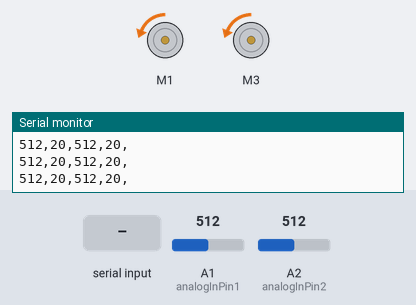
Simulated run of this sketch. Board: Arduino Uno, built with avr-gcc and run on an emulated ATmega328P. Shown: 2 × DC motor (green arrow = forward, orange = backward, longer = faster), the last lines printed to the serial monitor. Inputs (shaded band) come from the test bench; at power-on: A1 (analogInPin1) = 512, A2 (analogInPin2) = 512.

Above: at 1.2 s.
1.3 s: A1 (analogInPin1) set to 760
At 2.5 s:
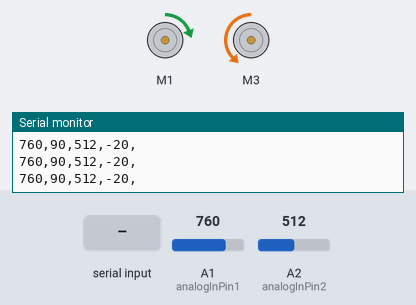
2.8 s: A2 (analogInPin2) set to 732
5.8 s: A2 (analogInPin2) set to 757
At 6.5 s:
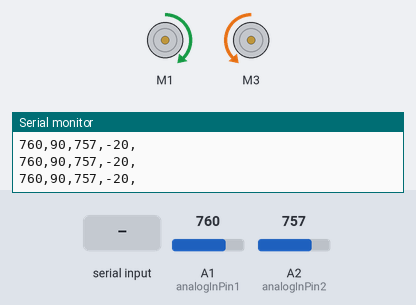
7.3 s: "1" received over Serial
At 9.1 s:
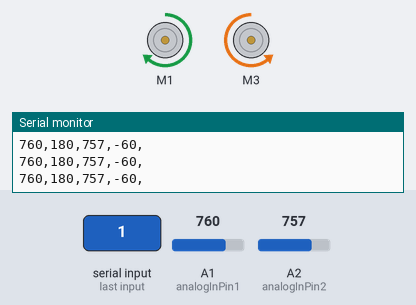
9.8 s: A1 (analogInPin1) set to 734
At 10.4 s:
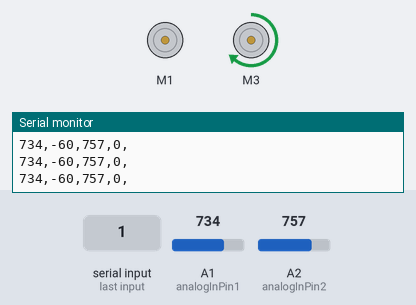
11.3 s: A2 (analogInPin2) set to 740
At 12.1 s:
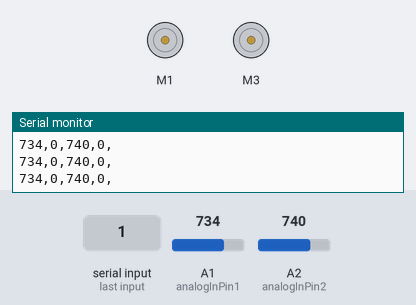
Timing chart, 0 to 13.8 s (numbered marks = the images above; inputs shaded):
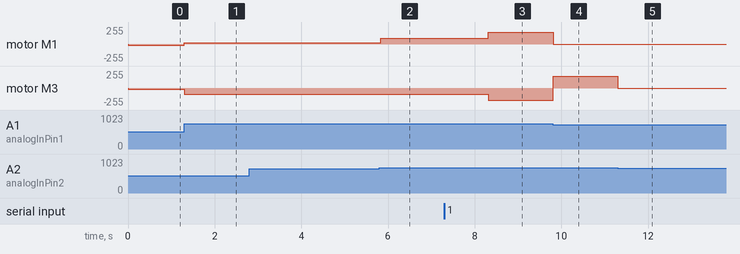

The sketch:

Drive.ino
```cpp
/*
  Drive
  Mini-Project #3

  The goal of project 3 was to make our own line-following wheeled robot.
  We created a two sensor scanner with IR sensors in order to distinguish
  the floor and a black piece of electrical tape. The wheeled robot makes
  slight adjustments left and right according to the readings that either
  of the two scanners produces.

  Part 1: Set up LEDs with a button-press switch to
  change between several different modes.

  Part 2: Use potentiometer to change the brightness
  of the LED output.

  Coded by Toluope Oshinowo & Walter Villa with help from Leopoldo Sanchez & Aaron Huang
  October 21, 2021

  Principles of Integrated Engineering (PIE)
*/

#include <Adafruit_MotorShield.h>

// Create the motor shield object with the default I2C address
Adafruit_MotorShield AFMS = Adafruit_MotorShield();
// Or, create it with a different I2C address (say for stacking)
// Adafruit_MotorShield AFMS = Adafruit_MotorShield(0x61);

// Select which 'port' M1, M2, M3 or M4. In this case, M1
Adafruit_DCMotor *rightMotor = AFMS.getMotor(1);
// You can also make another motor on port M3
Adafruit_DCMotor *leftMotor = AFMS.getMotor(3);

const int analogInPin1 = A1; // Analog input - Left Motor
const int analogInPin2 = A2; // Analog input - Right Motor

int sensorValueLeftMotor = 0;         // value read from the pot
int sensorValueRightMotor = 0;         // value read from the pot

int rpmLeft = 25;    // variable to monitor the left motor's position
int rpmRight = 25;    // variable to  monitor the right motor's position

String modeInput;
String modeState;
int motorMode = 1;

void setup() {
  Serial.begin(9600);           // set up Serial library at 9600 bps
  while (!Serial);
  Serial.println("Stepper test!");

  if (!AFMS.begin()) {         // create with the default frequency 1.6KHz
  // if (!AFMS.begin(1000)) {  // OR with a different frequency, say 1KHz
    Serial.println("Could not find Motor Shield. Check wiring.");
    while (1);
  }
  Serial.println("Motor Shield found.");

  rightMotor->setSpeed(25);  // 25 rpm
  leftMotor->setSpeed(25);  // 25 rpm
}

void loop() {
  sensorValueLeftMotor = analogRead(analogInPin1);
  sensorValueRightMotor = analogRead(analogInPin2);

  if(Serial.available()){
    modeInput = Serial.readString();
    Serial.println(modeInput);
    if (modeInput != modeState) {
      modeState = modeInput;
      motorMode = !motorMode;
    }
  }

  if(motorMode == 1) { // normal mode
    if (sensorValueRightMotor < 600) { // if the tape is not detected move normally (backward = forward and vice versa)
      leftMotor->setSpeed(20);
      rpmLeft = 20;
      leftMotor->run(BACKWARD);
    } else if (sensorValueRightMotor > 600 && sensorValueRightMotor < 750 ) { // if the tape is somewhat detected stop moving so other moving wheel can perform a turn
      leftMotor->run(RELEASE);
      rpmLeft = 0;
    } else { // if the tape is heavily detected move in reverse and increase the rpm on the other wheel to perform a sharp turn with traction
      leftMotor->run(FORWARD);
      rpmLeft = -20;
      rightMotor->setSpeed(90);
      rightMotor->run(BACKWARD);
      rpmRight = 90;
    }
    if (sensorValueLeftMotor < 600) { // if the tape is not detected move normally (backward = forward and vice versa)
      rightMotor->setSpeed(20);
      rightMotor->run(BACKWARD);
      rpmRight = 20;
    } else if (sensorValueLeftMotor > 600 && sensorValueLeftMotor < 750 ) { // if the tape is somewhat detected stop moving so other moving wheel can perform a turn
      rightMotor->run(RELEASE);
      rpmRight = 0;
    } else { // if the tape is heavily detected move in reverse and increase the rpm on the other wheel to perform a sharp turn with traction
      rightMotor->run(FORWARD);
      rpmRight = -20;
      leftMotor->setSpeed(90);
      leftMotor->run(BACKWARD);
      rpmLeft = 90;
    }
  } else { // hellcat mode
    if (sensorValueRightMotor < 600) { // if the tape is not detected move normally (backward = forward and vice versa)
      leftMotor->setSpeed(60);
      rpmLeft = 60;
      leftMotor->run(BACKWARD);
    } else if (sensorValueRightMotor > 600 && sensorValueRightMotor < 750 ) { // if the tape is somewhat detected stop moving so other moving wheel can perform a turn
      leftMotor->run(RELEASE);
      rpmLeft = 0;
    } else { // if the tape is heavily detected move in reverse and increase the rpm on the other wheel to perform a sharp turn with traction
      leftMotor->run(FORWARD);
      rpmLeft = -60;
      rightMotor->setSpeed(180);
      rightMotor->run(BACKWARD);
      rpmRight = 180;
    }
    if (sensorValueLeftMotor < 600) { // if the tape is not detected move normally (backward = forward and vice versa)
      rightMotor->setSpeed(60);
      rightMotor->run(BACKWARD);
      rpmRight = 60;
    } else if (sensorValueLeftMotor > 600 && sensorValueLeftMotor < 750 ) { // if the tape is somewhat detected stop moving so other moving wheel can perform a turn
      rightMotor->run(RELEASE);
      rpmRight = 0;
    } else { // if the tape is heavily detected move in reverse and increase the rpm on the other wheel to perform a sharp turn with traction
      rightMotor->run(FORWARD);
      rpmRight = -60;
      leftMotor->setSpeed(180);
      leftMotor->run(BACKWARD);
      rpmLeft = 180;
    }
  }

  Serial.print(sensorValueLeftMotor); Serial.print(",");
  Serial.print(rpmLeft); Serial.print(",");
  Serial.print(sensorValueRightMotor); Serial.print(",");
  Serial.print(rpmRight); Serial.print(",");
  Serial.println("");
}
```

Measured:
- the behaviour switches between 749 and 750 on A2 (analogInPin2) (found by bisection; images 1 and 2)
- the behaviour switches between 750 and 749 on A1 (analogInPin1) (found by bisection; images 3 and 4)
- after the input at 1.3 s, motor M1: backward 20/255 → forward 20/255 at once; motor M3: backward 20/255 → backward 90/255 at once
- after the input at 5.8 s, motor M1: forward 20/255 → forward 90/255 at once
- after the input at 7.3 s, motor M1: forward 90/255 → forward 180/255 after 1.0 s; motor M3: backward 90/255 → backward 180/255 after 1.0 s
- after the input at 9.8 s, motor M1: forward 180/255 → stopped at once; motor M3: backward 180/255 → forward 180/255 at once
- after the input at 11.3 s, motor M3: forward 180/255 → stopped at once
